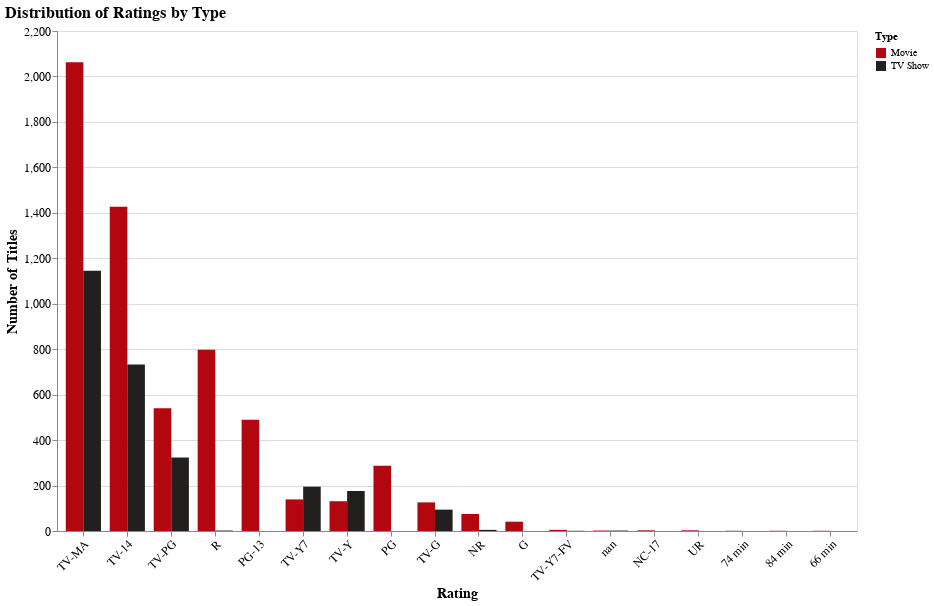

The notebook cell this image was saved under:
### Code cell
data['rating'] = data['rating'].astype(str)
data['type'] = data['type'].astype(str)
data['rating'] = data['rating'].replace('', 'Not Rated')
data['rating'] = data['rating'].fillna('Not Rated')

grouped_data = data.groupby(['rating', 'type']).size().reset_index(name='count')
rating_order = data['rating'].value_counts().index.tolist()
chart = alt.Chart(grouped_data).mark_bar().encode(
    x=alt.X('rating:N', title='Rating', sort=rating_order, axis=alt.Axis(labelAngle=-45)),
    y=alt.Y('count:Q', title='Number of Titles'),
    color=alt.Color('type:N',
                    scale=alt.Scale(domain=type_order,
                                    range=netfix_colorrange),
                    legend=alt.Legend(title='Type')),
    xOffset=alt.XOffset('type:N'),
    tooltip=[
        alt.Tooltip('rating:N', title='Rating'),
        alt.Tooltip('type:N', title='Type'),
        alt.Tooltip('count:Q', title='Count')
    ]
).properties(
    title='Distribution of Ratings by Type',
    width=800, 
    height=500
).configure_axis(
    labelFontSize=12,
    titleFontSize=14
).configure_title(
    fontSize=16,
    anchor='start'
)
# Display the chart
chart

### Figure 1 — Vega specification as saved in the notebook (floating-point values rounded to 4 significant figures)
{"$schema": "https://vega.github.io/schema/vega/v5.json", "data": [{"name": "source_0"}, {"name": "data_0", "values": [{"count": 1, "count_end": 1.0, "count_start": 0.0, "rating": "66 min", "type": "Movie"}, {"count": 1, "count_end": 1.0, "count_start": 0.0, "rating": "74 min", "type": "Movie"}, {"count": 1, "count_end": 1.0, "count_start": 0.0, "rating": "84 min", "type": "Movie"}, {"count": 41, "count_end": 41.0, "count_start": 0.0, "rating": "G", "type": "Movie"}, {"count": 3, "count_end": 3.0, "count_start": 0.0, "rating": "NC-17", "type": "Movie"}, {"count": 75, "count_end": 75.0, "count_start": 0.0, "rating": "NR", "type": "Movie"}, {"count": 5, "count_end": 5.0, "count_start": 0.0, "rating": "NR", "type": "TV Show"}, {"count": 287, "count_end": 287.0, "count_start": 0.0, "rating": "PG", "type": "Movie"}, {"count": 490, "count_end": 490.0, "count_start": 0.0, "rating": "PG-13", "type": "Movie"}, {"count": 797, "count_end": 797.0, "count_start": 0.0, "rating": "R", "type": "Movie"}, {"count": 2, "count_end": 2.0, "count_start": 0.0, "rating": "R", "type": "TV Show"}, {"count": 1427, "count_end": 1427.0, "count_start": 0.0, "rating": "TV-14", "type": "Movie"}, {"count": 733, "count_end": 733.0, "count_start": 0.0, "rating": "TV-14", "type": "TV Show"}, {"count": 126, "count_end": 126.0, "count_start": 0.0, "rating": "TV-G", "type": "Movie"}, {"count": 94, "count_end": 94.0, "count_start": 0.0, "rating": "TV-G", "type": "TV Show"}, {"count": 2062, "count_end": 2062.0, "count_start": 0.0, "rating": "TV-MA", "type": "Movie"}, {"count": 1145, "count_end": 1145.0, "count_start": 0.0, "rating": "TV-MA", "type": "TV Show"}, {"count": 540, "count_end": 540.0, "count_start": 0.0, "rating": "TV-PG", "type": "Movie"}, {"count": 323, "count_end": 323.0, "count_start": 0.0, "rating": "TV-PG", "type": "TV Show"}, {"count": 131, "count_end": 131.0, "count_start": 0.0, "rating": "TV-Y", "type": "Movie"}, {"count": 176, "count_end": 176.0, "count_start": 0.0, "rating": "TV-Y", "type": "TV Show"}, {"count": 139, "count_end": 139.0, "count_start": 0.0, "rating": "TV-Y7", "type": "Movie"}, {"count": 195, "count_end": 195.0, "count_start": 0.0, "rating": "TV-Y7", "type": "TV Show"}, {"count": 5, "count_end": 5.0, "count_start": 0.0, "rating": "TV-Y7-FV", "type": "Movie"}, {"count": 1, "count_end": 1.0, "count_start": 0.0, "rating": "TV-Y7-FV", "type": "TV Show"}, {"count": 3, "count_end": 3.0, "count_start": 0.0, "rating": "UR", "type": "Movie"}, {"count": 2, "count_end": 2.0, "count_start": 0.0, "rating": "nan", "type": "Movie"}, {"count": 2, "count_end": 2.0, "count_start": 0.0, "rating": "nan", "type": "TV Show"}]}, {"name": "source_0_x_domain_rating", "values": [{"rating": "66 min", "sort_field": 17.0}, {"rating": "74 min", "sort_field": 15.0}, {"rating": "84 min", "sort_field": 16.0}, {"rating": "G", "sort_field": 10.0}, {"rating": "NC-17", "sort_field": 13.0}, {"rating": "NR", "sort_field": 9.0}, {"rating": "PG", "sort_field": 7.0}, {"rating": "PG-13", "sort_field": 4.0}, {"rating": "R", "sort_field": 3.0}, {"rating": "TV-14", "sort_field": 1.0}, {"rating": "TV-G", "sort_field": 8.0}, {"rating": "TV-MA", "sort_field": 0.0}, {"rating": "TV-PG", "sort_field": 2.0}, {"rating": "TV-Y", "sort_field": 6.0}, {"rating": "TV-Y7", "sort_field": 5.0}, {"rating": "TV-Y7-FV", "sort_field": 11.0}, {"rating": "UR", "sort_field": 14.0}, {"rating": "nan", "sort_field": 12.0}]}, {"name": "data_0_xOffset_domain_type", "values": [{"type": "Movie"}, {"type": "TV Show"}]}], "marks": [{"type": "rect", "name": "marks", "from": {"data": "data_0"}, "encode": {"update": {"fill": {"field": "type", "scale": "color"}, "y": {"field": "count_end", "scale": "y"}, "y2": {"field": "count_start", "scale": "y"}, "x": {"field": "rating", "scale": "x", "offset": {"field": "type", "scale": "xOffset"}}, "tooltip": {"signal": "{\"Rating\": isValid(datum[\"rating\"]) ? datum[\"rating\"] : \"\"+datum[\"rating\"], \"Type\": isValid(datum[\"type\"]) ? datum[\"type\"] : \"\"+datum[\"type\"], \"Count\": format(datum[\"count\"], \"\")}"}, "width": {"signal": "max(0.25, bandwidth('xOffset'))"}}}, "style": ["bar"]}], "scales": [{"name": "x", "type": "band", "domain": {"data": "source_0_x_domain_rating", "field": "rating", "sort": {"op": "max", "field": "sort_field"}}, "range": [0, {"signal": "width"}], "paddingInner": 0.2, "paddingOuter": 0.2}, {"name": "y", "type": "linear", "domain": {"data": "data_0", "fields": ["count_start", "count_end"]}, "range": [{"signal": "height"}, 0], "zero": true, "nice": true}, {"name": "xOffset", "type": "band", "domain": {"data": "data_0_xOffset_domain_type", "field": "type", "sort": true}, "range": [0, {"signal": "bandwidth('x')"}]}, {"name": "color", "type": "ordinal", "domain": ["Movie", "TV Show"], "range": ["#b20710", "#221f1f"]}], "axes": [{"scale": "y", "orient": "left", "maxExtent": 0, "ticks": false, "grid": true, "labels": false, "gridScale": "x", "aria": false, "minExtent": 0, "zindex": 0, "tickCount": {"signal": "ceil(height/40)"}, "domain": false}, {"scale": "x", "labelBaseline": "top", "labelAlign": "right", "orient": "bottom", "labelAngle": 315, "zindex": 0, "grid": false, "title": "Rating"}, {"scale": "y", "labelOverlap": true, "zindex": 0, "orient": "left", "tickCount": {"signal": "ceil(height/40)"}, "title": "Number of Titles", "grid": false}], "title": {"text": "Distribution of Ratings by Type", "anchor": "start"}, "background": "white", "padding": 5, "width": 800, "style": "cell", "legends": [{"title": "Type", "fill": "color", "symbolType": "square"}], "config": {"axis": {"labelFontSize": 12, "titleFontSize": 14}, "style": {"group-title": {"fontSize": 16}}}, "height": 500}
